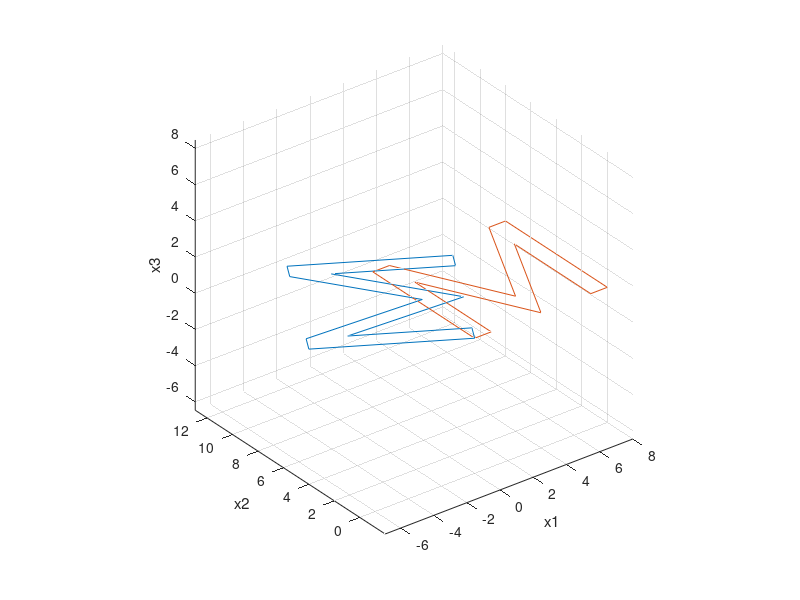

Reproduce this figure in MATLAB.
x=[0 1 1 4 7 7 8 8 7 4 1 0 0;  % x values of each point
   0 0 6 0 6 0 0 8 8 2 8 8 0;  % y values of each point
   1 1 1 1 1 1 1 1 1 1 1 1 1]; % z values of each point (assume 1 for 2D)


% figure(1);
% line(x(1,:), x(2,:));
% axis([0 14 0 11]);
% grid on;
% xlabel('x1');
% ylabel('x2');
% 
% % x1축에 대칭으로 그리기
% A=[1 0 0; 0 -1 0; 0 0 1];
% y=A*x; % [3x3][3x13]=[3x13]
% 
% plot_m(2, x, y);
% 
% % x2축에 대칭으로 그리기
% A=[-1 0 0; 0 1 0; 0 0 1];
% y=A*x;
% 
% plot_m(3, x, y);
% 
% % 원점 대칭으로 그리기
% A=[-1 0 0; 0 -1 0; 0 0 1];
% y=A*x;
% 
% plot_m(4, x, y);
% 
% % 직선 x2=x1 대칭으로 그리기
% A=[0 1 0; 1 0 0; 0 0 1];
% y=A*x;
% 
% plot_m(5, x, y);
% 
% % 기울임체로 그리기 (x1만 shear)
% k=0.5;
% A=[1 k 0; 0 1 0; 0 0 1];
% y=A*x;
% 
% plot_m(6, x, y);
% 
% % 이동하기 (x3 활용. x3 항상 1이므로 좌표 계산이 단순해짐. x1, x2 그대로 있고, 거기에 단순히 k를 더한다.)
% k1=2;
% k2=1;
% A=[1 0 k1; 0 1 k2; 0 0 1];
% y=A*x;
% 
% plot_m(7, x, y);
% 
% % 이동 + 기울임체
% A=[1 k 0; 0 1 0; 0 0 1];
% y=A*y;
% plot_m(8, x, y);
% 
% % 확대 및 축소
% k1=1.3;
% A_expand=[k1 0 0; 0 k1 0; 0 0 1];
% y_expand=A_expand*x;
% k2=0.3;
% A_shrink=[k2 0 0; 0 k2 0; 0 0 1];
% y_shrink=A_shrink*x;
% 
% plot_m(9, y_expand, y_shrink);

% 단순 확대-축소 동영상
% figure(6);
% for k=1:0.01:3
%     A=[k 0 0; 0 k 0; 0 0 1];
%     y=A*x;
%     clf;
%     axis([0 30 0 30]);
%     line(y(1,:), y(2,:))
%     pause(0.001);
% end
% for k=3:-0.01:1
%     A=[k 0 0; 0 k 0; 0 0 1];
%     y=A*x;
%     clf;
%     axis([0 30 0 30]);
%     line(y(1,:), y(2,:))
%     pause(0.001);
% end

% 단순 회전 0~2pi 동영상
% figure(7);
% for t=0:0.01:2*pi
%     A=[cos(t) sin(t) 0; -sin(t) cos(t) 0; 0 0 1];
%     y=A*x;
%     clf;
%     grid on;
%     axis([-20 20 -20 20]);
%     line(y(1,:), y(2,:));
%     pause(0.00001);
% end
% for t=2*pi:-0.01:0
%     A=[cos(t) sin(t) 0; -sin(t) cos(t) 0; 0 0 1];
%     y=A*x;
%     clf;
%     grid on;
%     axis([-20 20 -20 20]);
%     line(y(1,:), y(2,:));
%     pause(0.00001);
% end

% 2D rotation -- rotation around z-axis
% 3D rotation -- rotation around x,y,z-axis
t=pi/3;
% yaw: rotation around z-axis on x-y plane
% z성분은 변하지 않음.
% CCW
A=[cos(t) -sin(t) 0; sin(t) cos(t) 0; 0 0 1];

% pitch: rotation around y-axis on x-z plane
% y성분은 변하지 않음.
% CW
% A=[cos(t) sin(t) 0; 0 1 0; -sin(t) 0 cos(t)];

% roll: rotation around x-axis on y-z plane
% x성분은 변하지 않음.
% CCW
% A=[1 0 0; 0 cos(t) -sin(t); 0 sin(t) cos(t)];

y=A*x;
% y=x;
plot3(y(1,:),y(2,:),y(3,:));
grid on;
hold on;
axis equal;
xlabel('x1');
ylabel('x2');
zlabel('x3');
plot3(x(1,:),x(2,:),x(3,:));

function plot_m(figno, x, y)
    figure(figno);
    line(x(1,:), x(2,:)); % 원본
    line(y(1,:), y(2,:));
    axis([-15 15 -15 15]);
    grid on;
    xlabel('x1');
    ylabel('x2');
end
